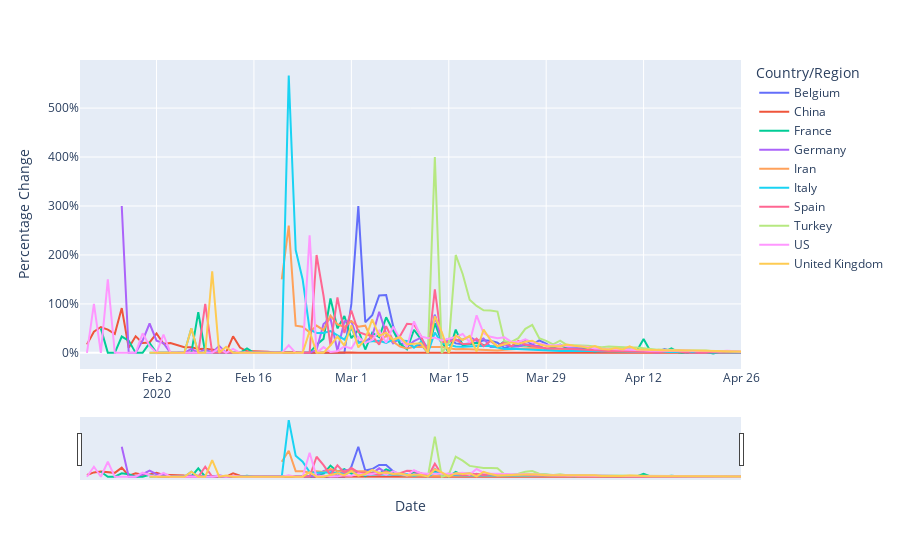

The cell this chart's notebook holds for it:
### Code cell
confirmed_pct_df=pd.concat([confirmed_df,confirmed_df.groupby(['Country/Region'])['Confirmed Cases'].pct_change().rename('Percentage Change')*100],axis=1)

fig=px.line(confirmed_pct_df, color='Country/Region', x='Date',y='Percentage Change')
fig.update_layout(yaxis = {'ticksuffix':'%'})
fig.update_xaxes(rangeslider_visible=True)
fig.show()
